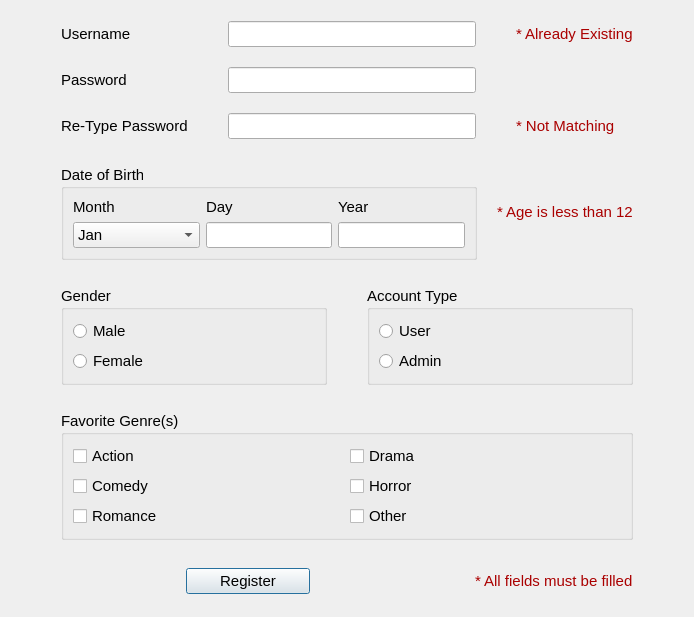
<?xml version="1.0" encoding="UTF-8"?>
<ui version="4.0">
 <class>RegisterWindow</class>
 <widget class="QDialog" name="RegisterWindow">
  <property name="geometry">
   <rect>
    <x>0</x>
    <y>0</y>
    <width>694</width>
    <height>617</height>
   </rect>
  </property>
  <property name="windowTitle">
   <string>Dialog</string>
  </property>
  <layout class="QVBoxLayout" name="verticalLayout">
   <item>
    <layout class="QGridLayout" name="gridLayout" columnstretch="0,1,0" columnminimumwidth="0,1,0">
     <property name="leftMargin">
      <number>50</number>
     </property>
     <property name="topMargin">
      <number>10</number>
     </property>
     <property name="rightMargin">
      <number>50</number>
     </property>
     <property name="bottomMargin">
      <number>10</number>
     </property>
     <property name="horizontalSpacing">
      <number>40</number>
     </property>
     <property name="verticalSpacing">
      <number>20</number>
     </property>
     <item row="2" column="1">
      <widget class="QLineEdit" name="lineEdit_repassword">
       <property name="sizePolicy">
        <sizepolicy hsizetype="Minimum" vsizetype="Fixed">
         <horstretch>0</horstretch>
         <verstretch>0</verstretch>
        </sizepolicy>
       </property>
       <property name="font">
        <font>
         <pointsize>11</pointsize>
        </font>
       </property>
       <property name="echoMode">
        <enum>QLineEdit::Password</enum>
       </property>
      </widget>
     </item>
     <item row="1" column="1">
      <widget class="QLineEdit" name="lineEdit_password">
       <property name="sizePolicy">
        <sizepolicy hsizetype="Minimum" vsizetype="Fixed">
         <horstretch>0</horstretch>
         <verstretch>0</verstretch>
        </sizepolicy>
       </property>
       <property name="font">
        <font>
         <pointsize>11</pointsize>
        </font>
       </property>
       <property name="echoMode">
        <enum>QLineEdit::Password</enum>
       </property>
      </widget>
     </item>
     <item row="0" column="0">
      <widget class="QLabel" name="label_4">
       <property name="font">
        <font>
         <pointsize>11</pointsize>
        </font>
       </property>
       <property name="text">
        <string>Username</string>
       </property>
       <property name="buddy">
        <cstring>lineEdit_username</cstring>
       </property>
      </widget>
     </item>
     <item row="0" column="2">
      <widget class="QLabel" name="label_err_existing">
       <property name="font">
        <font>
         <pointsize>11</pointsize>
        </font>
       </property>
       <property name="text">
        <string>&lt;html&gt;&lt;head/&gt;&lt;body&gt;&lt;p&gt;&lt;span style=&quot; color:#aa0000;&quot;&gt;* Already Existing&lt;/span&gt;&lt;/p&gt;&lt;/body&gt;&lt;/html&gt;</string>
       </property>
      </widget>
     </item>
     <item row="2" column="2">
      <widget class="QLabel" name="label_err_notMatching">
       <property name="font">
        <font>
         <pointsize>11</pointsize>
        </font>
       </property>
       <property name="text">
        <string>&lt;html&gt;&lt;head/&gt;&lt;body&gt;&lt;p&gt;&lt;span style=&quot; color:#aa0000;&quot;&gt;* Not Matching&lt;/span&gt;&lt;/p&gt;&lt;/body&gt;&lt;/html&gt;</string>
       </property>
      </widget>
     </item>
     <item row="1" column="0">
      <widget class="QLabel" name="label_6">
       <property name="font">
        <font>
         <pointsize>11</pointsize>
        </font>
       </property>
       <property name="text">
        <string>Password</string>
       </property>
       <property name="buddy">
        <cstring>lineEdit_password</cstring>
       </property>
      </widget>
     </item>
     <item row="2" column="0">
      <widget class="QLabel" name="label_7">
       <property name="font">
        <font>
         <pointsize>11</pointsize>
        </font>
       </property>
       <property name="text">
        <string>Re-Type Password</string>
       </property>
       <property name="buddy">
        <cstring>lineEdit_repassword</cstring>
       </property>
      </widget>
     </item>
     <item row="0" column="1">
      <widget class="QLineEdit" name="lineEdit_username">
       <property name="sizePolicy">
        <sizepolicy hsizetype="Minimum" vsizetype="Fixed">
         <horstretch>0</horstretch>
         <verstretch>0</verstretch>
        </sizepolicy>
       </property>
       <property name="font">
        <font>
         <pointsize>11</pointsize>
        </font>
       </property>
      </widget>
     </item>
    </layout>
   </item>
   <item>
    <layout class="QHBoxLayout" name="horizontalLayout" stretch="1,0">
     <property name="spacing">
      <number>20</number>
     </property>
     <property name="leftMargin">
      <number>50</number>
     </property>
     <property name="topMargin">
      <number>10</number>
     </property>
     <property name="rightMargin">
      <number>50</number>
     </property>
     <property name="bottomMargin">
      <number>10</number>
     </property>
     <item>
      <widget class="QGroupBox" name="groupBox">
       <property name="sizePolicy">
        <sizepolicy hsizetype="Preferred" vsizetype="Preferred">
         <horstretch>0</horstretch>
         <verstretch>0</verstretch>
        </sizepolicy>
       </property>
       <property name="font">
        <font>
         <pointsize>11</pointsize>
        </font>
       </property>
       <property name="title">
        <string>Date of Birth</string>
       </property>
       <layout class="QGridLayout" name="gridLayout_3" columnstretch="1,1,1">
        <item row="0" column="0">
         <widget class="QLabel" name="label_2">
          <property name="font">
           <font>
            <pointsize>11</pointsize>
           </font>
          </property>
          <property name="text">
           <string>Month</string>
          </property>
          <property name="buddy">
           <cstring>comboBox_month</cstring>
          </property>
         </widget>
        </item>
        <item row="1" column="1">
         <widget class="QLineEdit" name="lineEdit_day">
          <property name="font">
           <font>
            <pointsize>11</pointsize>
           </font>
          </property>
         </widget>
        </item>
        <item row="0" column="1">
         <widget class="QLabel" name="label_3">
          <property name="font">
           <font>
            <pointsize>11</pointsize>
           </font>
          </property>
          <property name="text">
           <string>Day</string>
          </property>
          <property name="buddy">
           <cstring>lineEdit_day</cstring>
          </property>
         </widget>
        </item>
        <item row="1" column="0">
         <widget class="QComboBox" name="comboBox_month">
          <property name="font">
           <font>
            <pointsize>11</pointsize>
           </font>
          </property>
          <item>
           <property name="text">
            <string>Jan</string>
           </property>
          </item>
          <item>
           <property name="text">
            <string>Feb</string>
           </property>
          </item>
          <item>
           <property name="text">
            <string>Mar</string>
           </property>
          </item>
          <item>
           <property name="text">
            <string>Apr</string>
           </property>
          </item>
          <item>
           <property name="text">
            <string>May</string>
           </property>
          </item>
          <item>
           <property name="text">
            <string>Jun</string>
           </property>
          </item>
          <item>
           <property name="text">
            <string>Jul</string>
           </property>
          </item>
          <item>
           <property name="text">
            <string>Aug</string>
           </property>
          </item>
          <item>
           <property name="text">
            <string>Sep</string>
           </property>
          </item>
          <item>
           <property name="text">
            <string>Oct</string>
           </property>
          </item>
          <item>
           <property name="text">
            <string>Nov</string>
           </property>
          </item>
          <item>
           <property name="text">
            <string>Dec</string>
           </property>
          </item>
         </widget>
        </item>
        <item row="0" column="2">
         <widget class="QLabel" name="label_9">
          <property name="font">
           <font>
            <pointsize>11</pointsize>
           </font>
          </property>
          <property name="text">
           <string>Year</string>
          </property>
          <property name="buddy">
           <cstring>lineEdit_year</cstring>
          </property>
         </widget>
        </item>
        <item row="1" column="2">
         <widget class="QLineEdit" name="lineEdit_year">
          <property name="font">
           <font>
            <pointsize>11</pointsize>
           </font>
          </property>
         </widget>
        </item>
       </layout>
      </widget>
     </item>
     <item>
      <widget class="QLabel" name="label_err_age">
       <property name="font">
        <font>
         <pointsize>11</pointsize>
        </font>
       </property>
       <property name="text">
        <string>&lt;html&gt;&lt;head/&gt;&lt;body&gt;&lt;p&gt;&lt;span style=&quot; color:#aa0000;&quot;&gt;* Age is less than 12&lt;/span&gt;&lt;/p&gt;&lt;/body&gt;&lt;/html&gt;</string>
       </property>
      </widget>
     </item>
    </layout>
   </item>
   <item>
    <layout class="QHBoxLayout" name="horizontalLayout_2">
     <property name="spacing">
      <number>40</number>
     </property>
     <property name="leftMargin">
      <number>50</number>
     </property>
     <property name="topMargin">
      <number>10</number>
     </property>
     <property name="rightMargin">
      <number>50</number>
     </property>
     <property name="bottomMargin">
      <number>10</number>
     </property>
     <item>
      <widget class="QGroupBox" name="groupBox_2">
       <property name="font">
        <font>
         <pointsize>11</pointsize>
        </font>
       </property>
       <property name="title">
        <string>Gender</string>
       </property>
       <layout class="QVBoxLayout" name="verticalLayout_2">
        <item>
         <widget class="QRadioButton" name="radioButton_male">
          <property name="text">
           <string>Male</string>
          </property>
         </widget>
        </item>
        <item>
         <widget class="QRadioButton" name="radioButton_female">
          <property name="text">
           <string>Female</string>
          </property>
         </widget>
        </item>
       </layout>
      </widget>
     </item>
     <item>
      <widget class="QGroupBox" name="groupBox_3">
       <property name="font">
        <font>
         <pointsize>11</pointsize>
        </font>
       </property>
       <property name="title">
        <string>Account Type</string>
       </property>
       <layout class="QVBoxLayout" name="verticalLayout_3">
        <item>
         <widget class="QRadioButton" name="radioButton_user">
          <property name="text">
           <string>User</string>
          </property>
         </widget>
        </item>
        <item>
         <widget class="QRadioButton" name="radioButton_admin">
          <property name="text">
           <string>Admin</string>
          </property>
         </widget>
        </item>
       </layout>
      </widget>
     </item>
    </layout>
   </item>
   <item>
    <layout class="QHBoxLayout" name="horizontalLayout_3">
     <property name="spacing">
      <number>40</number>
     </property>
     <property name="leftMargin">
      <number>50</number>
     </property>
     <property name="topMargin">
      <number>10</number>
     </property>
     <property name="rightMargin">
      <number>50</number>
     </property>
     <property name="bottomMargin">
      <number>10</number>
     </property>
     <item>
      <widget class="QGroupBox" name="groupBox_4">
       <property name="font">
        <font>
         <pointsize>11</pointsize>
        </font>
       </property>
       <property name="title">
        <string>Favorite Genre(s)</string>
       </property>
       <layout class="QGridLayout" name="gridLayout_2" columnstretch="1,1">
        <item row="0" column="0">
         <widget class="QCheckBox" name="checkBox_action">
          <property name="text">
           <string>Action</string>
          </property>
         </widget>
        </item>
        <item row="2" column="0">
         <widget class="QCheckBox" name="checkBox_romance">
          <property name="text">
           <string>Romance</string>
          </property>
         </widget>
        </item>
        <item row="1" column="0">
         <widget class="QCheckBox" name="checkBox_comedy">
          <property name="text">
           <string>Comedy</string>
          </property>
         </widget>
        </item>
        <item row="0" column="1">
         <widget class="QCheckBox" name="checkBox_drama">
          <property name="text">
           <string>Drama</string>
          </property>
         </widget>
        </item>
        <item row="1" column="1">
         <widget class="QCheckBox" name="checkBox_horror">
          <property name="text">
           <string>Horror</string>
          </property>
         </widget>
        </item>
        <item row="2" column="1">
         <widget class="QCheckBox" name="checkBox_other">
          <property name="text">
           <string>Other</string>
          </property>
         </widget>
        </item>
       </layout>
      </widget>
     </item>
    </layout>
   </item>
   <item>
    <layout class="QHBoxLayout" name="horizontalLayout_4" stretch="0,0,0,0">
     <property name="spacing">
      <number>40</number>
     </property>
     <property name="leftMargin">
      <number>50</number>
     </property>
     <property name="topMargin">
      <number>10</number>
     </property>
     <property name="rightMargin">
      <number>50</number>
     </property>
     <property name="bottomMargin">
      <number>10</number>
     </property>
     <item>
      <spacer name="horizontalSpacer_2">
       <property name="orientation">
        <enum>Qt::Horizontal</enum>
       </property>
       <property name="sizeHint" stdset="0">
        <size>
         <width>40</width>
         <height>20</height>
        </size>
       </property>
      </spacer>
     </item>
     <item>
      <widget class="QPushButton" name="pushButton_register">
       <property name="sizePolicy">
        <sizepolicy hsizetype="MinimumExpanding" vsizetype="Fixed">
         <horstretch>0</horstretch>
         <verstretch>0</verstretch>
        </sizepolicy>
       </property>
       <property name="font">
        <font>
         <pointsize>11</pointsize>
        </font>
       </property>
       <property name="cursor">
        <cursorShape>PointingHandCursor</cursorShape>
       </property>
       <property name="text">
        <string>Register</string>
       </property>
      </widget>
     </item>
     <item>
      <spacer name="horizontalSpacer">
       <property name="orientation">
        <enum>Qt::Horizontal</enum>
       </property>
       <property name="sizeHint" stdset="0">
        <size>
         <width>40</width>
         <height>20</height>
        </size>
       </property>
      </spacer>
     </item>
     <item>
      <widget class="QLabel" name="label_err_notFilled">
       <property name="font">
        <font>
         <pointsize>11</pointsize>
        </font>
       </property>
       <property name="text">
        <string>&lt;html&gt;&lt;head/&gt;&lt;body&gt;&lt;p&gt;&lt;span style=&quot; color:#aa0000;&quot;&gt;* All fields must be filled&lt;/span&gt;&lt;/p&gt;&lt;/body&gt;&lt;/html&gt;</string>
       </property>
      </widget>
     </item>
    </layout>
   </item>
  </layout>
 </widget>
 <tabstops>
  <tabstop>lineEdit_username</tabstop>
  <tabstop>lineEdit_password</tabstop>
  <tabstop>lineEdit_repassword</tabstop>
  <tabstop>comboBox_month</tabstop>
  <tabstop>lineEdit_day</tabstop>
  <tabstop>lineEdit_year</tabstop>
  <tabstop>radioButton_male</tabstop>
  <tabstop>radioButton_female</tabstop>
  <tabstop>radioButton_user</tabstop>
  <tabstop>radioButton_admin</tabstop>
  <tabstop>checkBox_action</tabstop>
  <tabstop>checkBox_comedy</tabstop>
  <tabstop>checkBox_romance</tabstop>
  <tabstop>checkBox_drama</tabstop>
  <tabstop>checkBox_horror</tabstop>
  <tabstop>checkBox_other</tabstop>
  <tabstop>pushButton_register</tabstop>
 </tabstops>
 <resources/>
 <connections/>
</ui>
